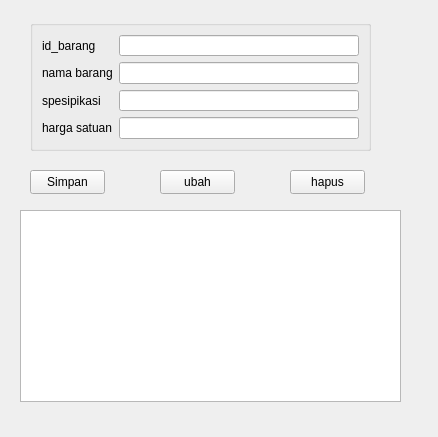
<?xml version="1.0" encoding="UTF-8"?>
<ui version="4.0">
 <class>FormBarang</class>
 <widget class="QWidget" name="FormBarang">
  <property name="geometry">
   <rect>
    <x>0</x>
    <y>0</y>
    <width>438</width>
    <height>437</height>
   </rect>
  </property>
  <property name="windowTitle">
   <string>Form</string>
  </property>
  <widget class="QPushButton" name="pushButton_3">
   <property name="geometry">
    <rect>
     <x>290</x>
     <y>170</y>
     <width>75</width>
     <height>24</height>
    </rect>
   </property>
   <property name="text">
    <string>hapus</string>
   </property>
  </widget>
  <widget class="QGroupBox" name="formGroupBox">
   <property name="geometry">
    <rect>
     <x>30</x>
     <y>20</y>
     <width>341</width>
     <height>131</height>
    </rect>
   </property>
   <layout class="QFormLayout" name="formLayout">
    <item row="0" column="0">
     <widget class="QLabel" name="id_barangLabel">
      <property name="text">
       <string>id_barang</string>
      </property>
     </widget>
    </item>
    <item row="0" column="1">
     <widget class="QLineEdit" name="id_barangLineEdit"/>
    </item>
    <item row="1" column="0">
     <widget class="QLabel" name="namaBarangLabel">
      <property name="text">
       <string>nama barang</string>
      </property>
     </widget>
    </item>
    <item row="1" column="1">
     <widget class="QLineEdit" name="namaBarangLineEdit"/>
    </item>
    <item row="2" column="0">
     <widget class="QLabel" name="spesipikasiLabel">
      <property name="text">
       <string>spesipikasi</string>
      </property>
     </widget>
    </item>
    <item row="2" column="1">
     <widget class="QLineEdit" name="spesipikasiLineEdit"/>
    </item>
    <item row="3" column="0">
     <widget class="QLabel" name="hargaSatuanLabel">
      <property name="text">
       <string>harga satuan</string>
      </property>
     </widget>
    </item>
    <item row="3" column="1">
     <widget class="QLineEdit" name="hargaSatuanLineEdit"/>
    </item>
   </layout>
  </widget>
  <widget class="QPushButton" name="pushButton_2">
   <property name="geometry">
    <rect>
     <x>160</x>
     <y>170</y>
     <width>75</width>
     <height>24</height>
    </rect>
   </property>
   <property name="text">
    <string>ubah</string>
   </property>
  </widget>
  <widget class="QPushButton" name="simpan">
   <property name="geometry">
    <rect>
     <x>30</x>
     <y>170</y>
     <width>75</width>
     <height>24</height>
    </rect>
   </property>
   <property name="text">
    <string>Simpan</string>
   </property>
  </widget>
  <widget class="QTableView" name="tableBarang">
   <property name="geometry">
    <rect>
     <x>20</x>
     <y>210</y>
     <width>381</width>
     <height>192</height>
    </rect>
   </property>
  </widget>
 </widget>
 <resources/>
 <connections/>
</ui>
